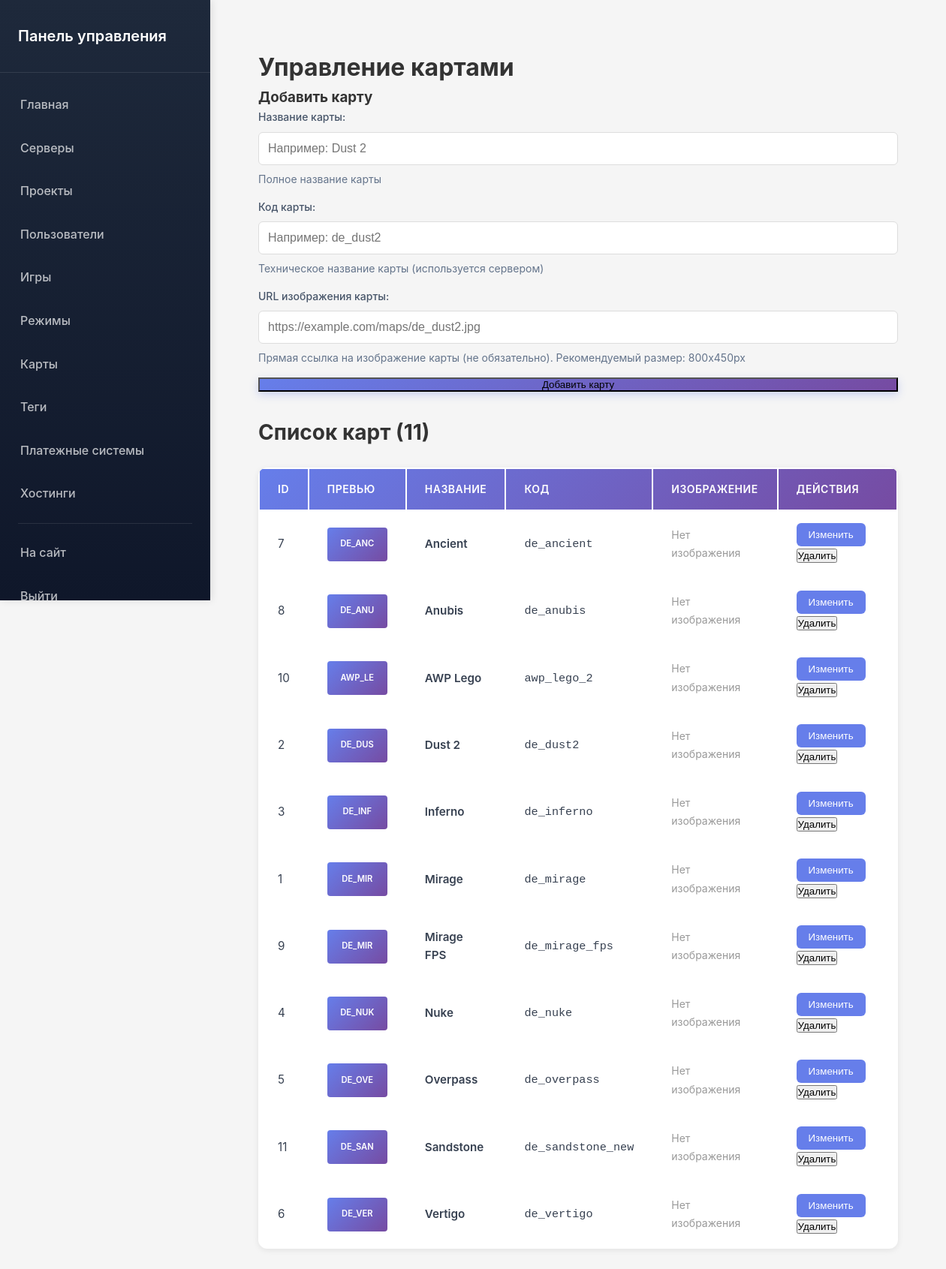
The page /admin/maps.php (signed in) on the database its author committed.
### tables this page shows
CREATE TABLE IF NOT EXISTS `maps` (
  `id` int(11) NOT NULL AUTO_INCREMENT,
  `name` varchar(100) NOT NULL,
  `code` varchar(50) NOT NULL,
  `image` varchar(255) DEFAULT NULL,
  PRIMARY KEY (`id`),
  UNIQUE KEY `code` (`code`)
);

### admin/maps.php (the view, shortened to what this page needs)
<?php
$database = new Database();
$db = $database->getConnection();
$stmt = $db->query("SELECT * FROM maps ORDER BY name ASC");
$maps = $stmt->fetchAll();
$additional_css = ['/assets/css/admin/maps.css'];
require_once __DIR__ . '/includes/admin_header.php';
?>
<h1>Управление картами</h1>
<div class="admin-form-card">
    <h3>Добавить карту</h3>
    <form method="POST" class="form-grid">
        <div class="form-group">
            <label>Название карты:</label>
            <input type="text" name="name" required placeholder="Например: Dust 2">
            <small>Полное название карты</small>
        </div>
        <div class="form-group">
            <label>Код карты:</label>
            <input type="text" name="code" required placeholder="Например: de_dust2">
            <small>Техническое название карты (используется сервером)</small>
        </div>
        <div class="form-group">
            <label>URL изображения карты:</label>
            <input type="url" name="image" placeholder="https://example.com/maps/de_dust2.jpg">
            <small>Прямая ссылка на изображение карты (не обязательно). Рекомендуемый размер: 800x450px</small>
        </div>
        <button type="submit" class="btn-primary">Добавить карту</button>
    </form>
</div>
<h2 class="section-title">Список карт (<?php echo count($maps); ?>)</h2>
<table class="admin-table">
    <thead>
        <tr>
            <th>ID</th>
            <th>Превью</th>
            <th>Название</th>
            <th>Код</th>
            <th>Изображение</th>
            <th>Действия</th>
        </tr>
    </thead>
    <tbody>
        <?php foreach ($maps as $map): ?>
        <tr>
            <td><?php echo $map['id']; ?></td>
            <td>
                <?php if (!empty($map['image'])): ?>
                    <img src="<?php echo htmlspecialchars($map['image']); ?>"
                         alt="<?php echo htmlspecialchars($map['name']); ?>"
                         class="map-preview-img">
                <?php else: ?>
                    <div class="map-preview-placeholder">
                        <?php echo strtoupper(substr($map['code'], 0, 6)); ?>
                    </div>
                <?php endif; ?>
            </td>
            <td class="map-name-cell"><?php echo htmlspecialchars($map['name']); ?></td>
            <td class="map-code-cell"><?php echo htmlspecialchars($map['code']); ?></td>
            <td>
                <?php if (!empty($map['image'])): ?>
                    <a href="<?php echo htmlspecialchars($map['image']); ?>" target="_blank" class="map-image-link">
                        🖼️ Открыть
                    </a>
                <?php else: ?>
                    <span class="empty-image-text">Нет изображения</span>
                <?php endif; ?>
            </td>
            <td>
                <button onclick="editMap(<?php echo $map['id']; ?>, '<?php echo htmlspecialchars(addslashes($map['name'])); ?>', '<?php echo htmlspecialchars(addslashes($map['code'])); ?>', '<?php echo htmlspecialchars(addslashes($map['image'] ?? '')); ?>')"
                        class="btn-edit">
                    Изменить
                </button>
                <form method="POST" class="inline-form delete-form" data-message="Удалить карту?">
                    <button type="submit" class="btn-danger-sm">Удалить</button>
                </form>
            </td>
        </tr>
        <?php endforeach; ?>
    </tbody>
</table>
<?php require_once __DIR__ . '/includes/admin_footer.php'; ?>

### admin/includes/admin_header.php (shortened to what this page needs)
<!DOCTYPE html>
<html lang="ru">
<head>
    <link rel="stylesheet" href="/assets/css/style.css">
    <link rel="stylesheet" href="/assets/css/admin.css">
    <link rel="stylesheet" href="/assets/css/admin_modals.css">
    <?php
    if (isset($additional_css)) {
        foreach ($additional_css as $css_file) {
            echo '<link rel="stylesheet" href="' . htmlspecialchars($css_file) . '">' . "\n    ";
        }
    }
    ?>
</head>
<body>
    <div class="admin-layout">
        <aside class="admin-sidebar" id="admin-sidebar">
            <div class="sidebar-header">
                <h2>Панель управления</h2>
            </div>
            <nav class="sidebar-nav">
                <a href="/admin/" class="nav-item">Главная</a>
                <a href="/admin/servers.php" class="nav-item">Серверы</a>
                <a href="/admin/projects.php" class="nav-item">Проекты</a>
                <a href="/admin/users.php" class="nav-item">Пользователи</a>
                <a href="/admin/games.php" class="nav-item">Игры</a>
                <a href="/admin/modes.php" class="nav-item">Режимы</a>
                <a href="/admin/maps.php" class="nav-item">Карты</a>
                <a href="/admin/tags.php" class="nav-item">Теги</a>
                <a href="/admin/payment_systems.php" class="nav-item">Платежные системы</a>
                <a href="/admin/hostings.php" class="nav-item">Хостинги</a>
                <div class="nav-divider"></div>
                <a href="/" class="nav-item">На сайт</a>
                <a href="/logout.php" class="nav-item">Выйти</a>
            </nav>
        </aside>
        <main class="admin-content">
            <div class="container">

### admin/includes/admin_footer.php (shortened to what this page needs)
            </div>
        </main>
    </div>
</body>
</html>

### assets/css/style.css (style rules this page uses)
:root { --bg-primary: #f5f5f5; --bg-secondary: #ffffff; --bg-tertiary: #f8f9fa; --text-primary: #333; --text-secondary: #374151; --text-tertiary: #6b7280; --border-color: #e0e0e0; --shadow-light: rgba(0,0,0,0.08); --shadow-medium: rgba(0,0,0,0.1); --shadow-heavy: rgba(0,0,0,0.15); }
* { margin: 0; padding: 0; box-sizing: border-box; }
body { font-family: -apple-system, BlinkMacSystemFont, 'Segoe UI', Roboto, Oxygen, Ubuntu, Cantarell, sans-serif; background-color: var(--bg-primary); color: var(--text-primary); line-height: 1.6; display: flex; flex-direction: column; min-height: 100vh; transition: background-color 0.3s ease, color 0.3s ease; }
main { flex: 1 0 auto; }
.container { max-width: 1200px; margin: 0 auto; padding: 2rem; }
nav { padding: 1.25rem 0; }
.btn-primary { background: linear-gradient(135deg, #667eea 0%, #764ba2 100%); box-shadow: 0 4px 12px rgba(102, 126, 234, 0.3); }
.form-group { margin-bottom: 1.5rem; }
.form-group label { display: block; margin-bottom: 0.5rem; font-weight: 600; }
.form-group input, .form-group select, .form-group textarea { width: 100%; padding: 0.75rem; border: 1px solid #ddd; border-radius: 5px; font-size: 1rem; }

### assets/css/admin.css (style rules this page uses)
* { margin: 0; padding: 0; box-sizing: border-box; }
body { font-family: -apple-system, BlinkMacSystemFont, 'Segoe UI', Roboto, Oxygen, Ubuntu, Cantarell, sans-serif; background-color: var(--bg-primary); }
.admin-layout { display: flex; min-height: 100vh; }
.admin-sidebar { width: 280px; background: linear-gradient(180deg, #1e293b 0%, #0f172a 100%); color: white; padding: 0; box-shadow: 2px 0 10px rgba(0,0,0,0.1); position: fixed; height: 100vh; overflow-y: auto; }
.sidebar-header { padding: 2rem 1.5rem; border-bottom: 1px solid rgba(255,255,255,0.1); }
.sidebar-header h2 { margin: 0; color: white; font-size: 1.25rem; font-weight: 600; }
.sidebar-nav { padding: 1rem 0; display: flex; flex-direction: column; gap: 0.25rem; }
.nav-item { color: rgba(255,255,255,0.7); text-decoration: none; padding: 0.875rem 1.5rem; transition: all 0.2s; font-weight: 500; display: block; border-left: 3px solid transparent; }
.nav-divider { height: 1px; background: rgba(255,255,255,0.1); margin: 0.5rem 1.5rem; }
.admin-content { flex: 1; padding: 2rem; margin-left: 280px; background: var(--bg-primary); }
.admin-content h2 { font-size: 1.75rem; font-weight: 700; color: var(--text-primary); margin-bottom: 1.5rem; }
.admin-table { background: var(--bg-secondary); border-radius: 12px; overflow: hidden; box-shadow: 0 2px 8px rgba(0,0,0,0.08); margin-top: 1.5rem; }
.admin-table thead { background: linear-gradient(135deg, #667eea 0%, #764ba2 100%); }
.admin-table th { padding: 1rem 1.5rem; text-align: left; font-weight: 600; color: white; font-size: 0.875rem; text-transform: uppercase; letter-spacing: 0.5px; }
.admin-table tbody tr { border-bottom: 1px solid var(--border-color); transition: background-color 0.2s ease; }
.admin-table tbody tr:last-child { border-bottom: none; }
.admin-table td { padding: 1rem 1.5rem; color: var(--text-secondary); font-size: 0.95rem; }
.form-group { margin-bottom: 1.25rem; }
.form-group label { display: block; margin-bottom: 0.5rem; font-weight: 600; color: var(--text-secondary); font-size: 0.875rem; }
.form-group input, .form-group select, .form-group textarea { width: 100%; padding: 0.75rem; border: 1px solid #e2e8f0; border-radius: 6px; font-size: 1rem; transition: border-color 0.2s ease, box-shadow 0.2s ease; }
.form-group small { display: block; margin-top: 0.5rem; color: var(--text-tertiary); font-size: 0.875rem; line-height: 1.5; }

### rows shown on the page
maps: id "7", code "DE_ANC", name "Ancient", code "de_ancient", shows "Нет изображения"
maps: id "8", code "DE_ANU", name "Anubis", code "de_anubis", shows "Нет изображения"
maps: id "10", code "AWP_LE", name "AWP Lego", code "awp_lego_2", shows "Нет изображения"
maps: id "2", code "DE_DUS", name "Dust 2", code "de_dust2", shows "Нет изображения"
maps: id "3", code "DE_INF", name "Inferno", code "de_inferno", shows "Нет изображения"
maps: id "1", code "DE_MIR", name "Mirage", code "de_mirage", shows "Нет изображения"
maps: id "9", code "DE_MIR", name "Mirage FPS", code "de_mirage_fps", shows "Нет изображения"
maps: id "4", code "DE_NUK", name "Nuke", code "de_nuke", shows "Нет изображения"
maps: id "5", code "DE_OVE", name "Overpass", code "de_overpass", shows "Нет изображения"
maps: id "11", code "DE_SAN", name "Sandstone", code "de_sandstone_new", shows "Нет изображения"
maps: id "6", code "DE_VER", name "Vertigo", code "de_vertigo", shows "Нет изображения"

### other values the page prints
count($maps) "11"
